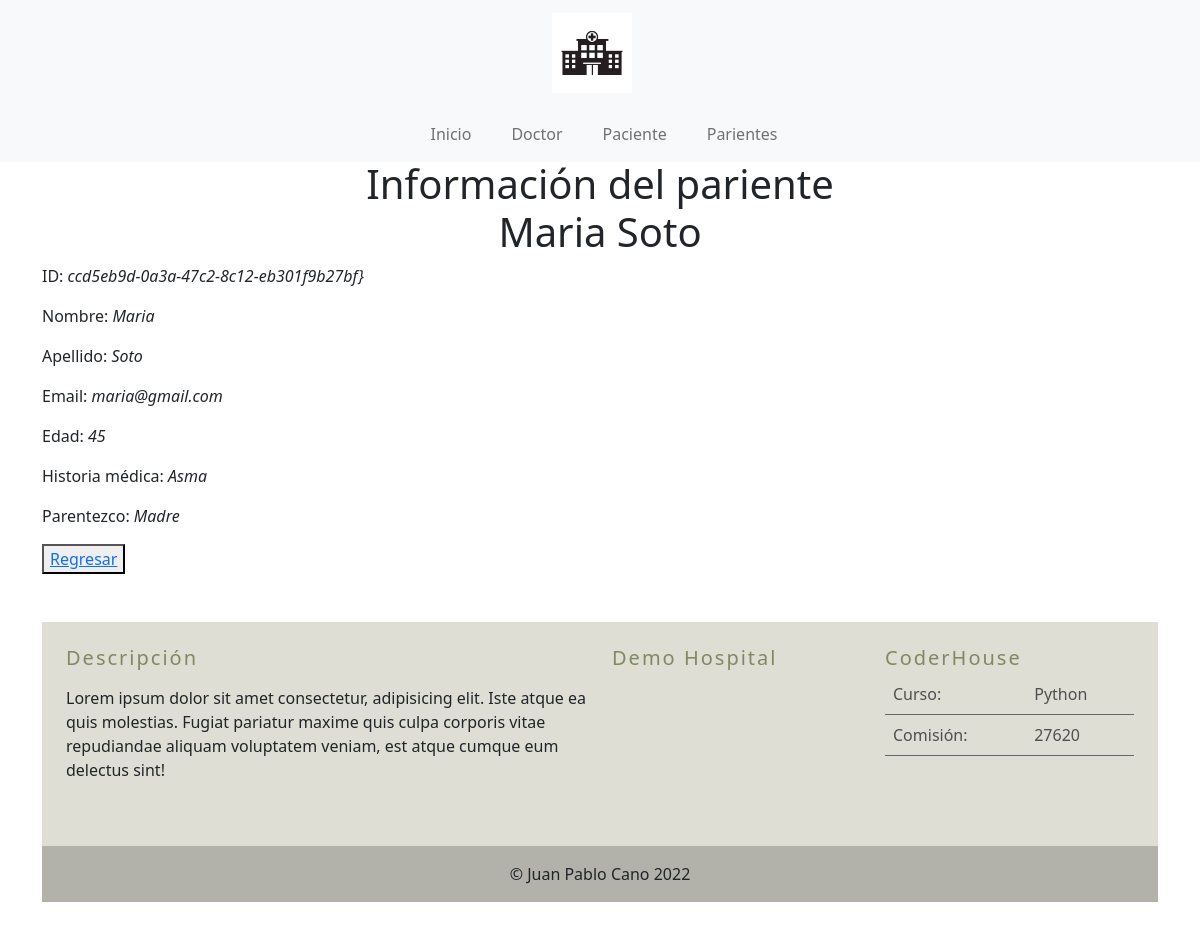
Page /hospital/parent/ccd5eb9d0a3a47c28c12eb301f9b27bf on the committed database.
### hospitalApp/models.py (models this page shows, shortened)
class Parent(models.Model):
    id = models.UUIDField(default=uuid.uuid4, editable=False, primary_key=True)
    name = models.CharField(max_length=255)
    last_name = models.CharField(max_length=255)
    email = models.EmailField(max_length=255)
    age = models.IntegerField()
    medical_history = models.CharField(max_length=500)
    patient_relantionship = models.CharField(max_length=50)

### hospitalApp/views.py (the view)
# urls.py: path('parent/<pk>', ParentDetail.as_view(), name='parent_detail'),
class ParentDetail(DetailView):
    model = Parent
    template_name = 'hospitalApp/parent_detail.html'

### hospitalApp/templates/hospitalApp/parent_detail.html
{% extends "hospitalApp/base.html" %}
{% load static %}
{% block title %}
<h1>
    Información del pariente {{ parent.name }} {{ parent.last_name }}
</h1>
{% endblock %}
{% block bodyContext %}
<p>ID: <i>{{ parent.id }}}</i></p>
<p>Nombre: <i>{{ parent.name }}</i></p>
<p>Apellido: <i>{{ parent.last_name }}</i></p>
<p>Email: <i>{{ parent.email }}</i></p>
<p>Edad: <i>{{ parent.age }}</i></p>
<p>Historia médica: <i>{{ parent.medical_history }}</i></p>
<p>Parentezco: <i>{{ parent.patient_relantionship }}</i></p>
<button>
    <a href="{% url 'parents_list' %}">Regresar</a>
</button>
{% endblock %}

### hospitalApp/static/css/styles.css (style rules this page uses)
body { margin-top: 10rem }

### rows in the picture
Parent: name "Maria", last_name "Soto", id "ccd5eb9d-0a3a-47c2-8c12-eb301f9b27bf", email "maria@gmail.com", age "45", medical_history "Asma", patient_relantionship "Madre"
